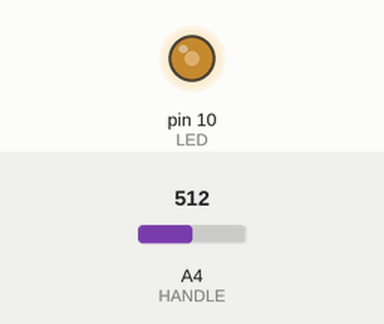
A sketch run on a simulated Arduino Uno, built with avr-gcc and run on an emulated ATmega328P. On the bench: output pins drawn as LEDs (lit = HIGH). Inputs (shaded band) come from the test bench; at power-on: A4 (HANDLE) = 512.

Above: at 1.2 s.
1.3 s: A4 (HANDLE) set to 716
At 2.2 s:
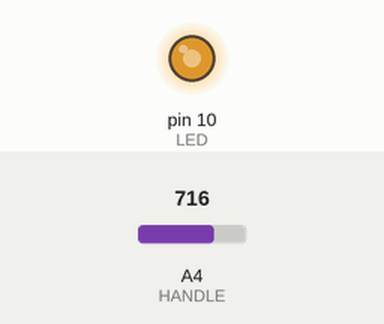
2.8 s: A4 (HANDLE) set to 900
At 3.4 s:
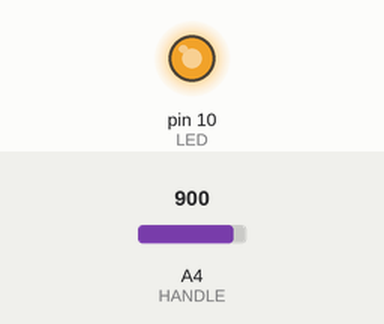
4.3 s: A4 (HANDLE) set to 122
At 4.6 s:
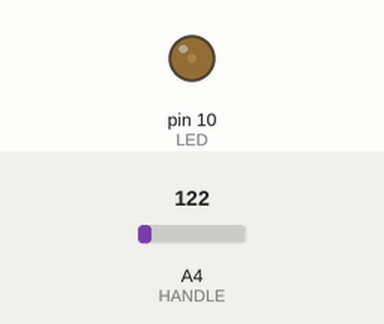
5.8 s: A4 (HANDLE) set to 0
At 7.0 s:
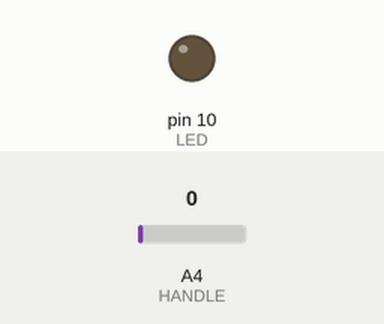
7.3 s: A4 (HANDLE) set to 511
At 8.3 s:
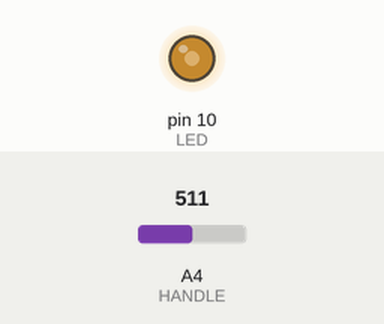
Timing chart, 0 to 9.8 s (numbered marks = the images above; inputs shaded):
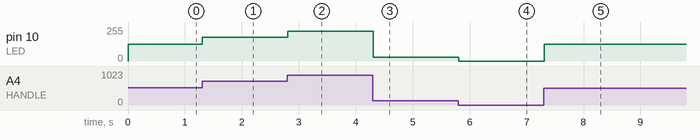

Measured:
- after the input at 1.3 s, pin 10 (LED): 127/255 → 178/255 at once
- after the input at 2.8 s, pin 10 (LED): 178/255 → 224/255 at once
- after the input at 4.3 s, pin 10 (LED): 224/255 → 30/255 at once
- after the input at 5.8 s, pin 10 (LED): 30/255 → 0/255 at once
- after the input at 7.3 s, pin 10 (LED): 0/255 → 127/255 at once

The sketch:

LED_handle.ino
```cpp
// OPTION 1

#define HANDLE A4 // вход потенциометра, only some pins support PWM
#define LED 10 // вход светодиода

int val; // вводим переменную val

void setup() {
  //объявляем режим работы пинов
  pinMode(HANDLE,INPUT);
  pinMode(LED,OUTPUT);
}
void loop() {
  //принимаем сигнал от потенциометра и передаём на светодиод
  val = analogRead(HANDLE);
  val = map(val, 0, 1023, 0, 255); //меняем диапазон
  analogWrite(LED, val);
  delay(15);
}


// OPTION 2

/* int ledPin = 10;
int analogPin = 4;
int val = 0;

void setup() {
  pinMode(ledPin, OUTPUT);
}

void loop() {
  val = analogRead(analogPin);
  analogWrite(ledPin, val / 4);
} */
```
